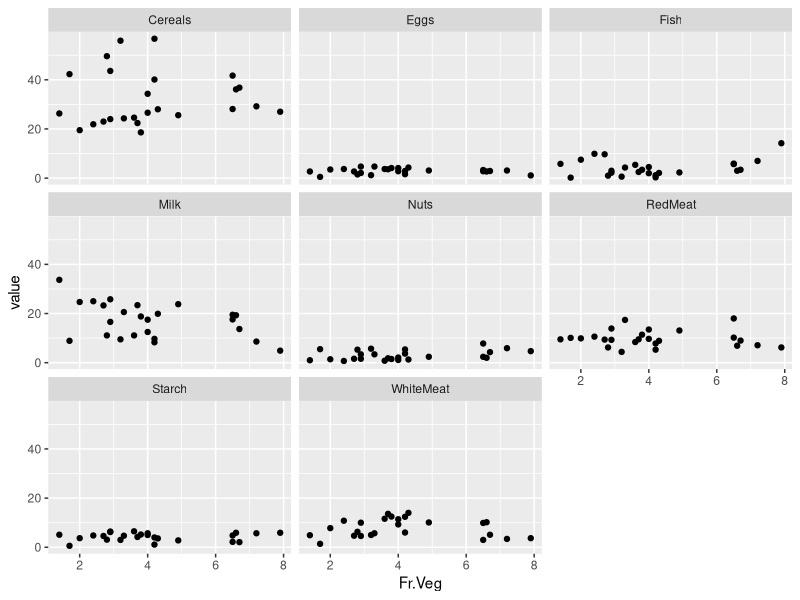

Reproduce this figure in R.
# Import libraries
library(tidyverse)

# Read the data
data <- as.matrix(read.csv("q1/protein.csv", header = TRUE, row.names = 'Country'))

# Gathering the data the Fr.Veg variable will be plotted against
data.gathered <- data %>% as_tibble() %>% gather(key = "variable", value = "value",
                                                 -Fr.Veg)

# Plotting Fr.Veg category against the other food categories
ggplot(data.gathered, aes(y = value, x = Fr.Veg)) +
  geom_point() +
  facet_wrap(~variable)